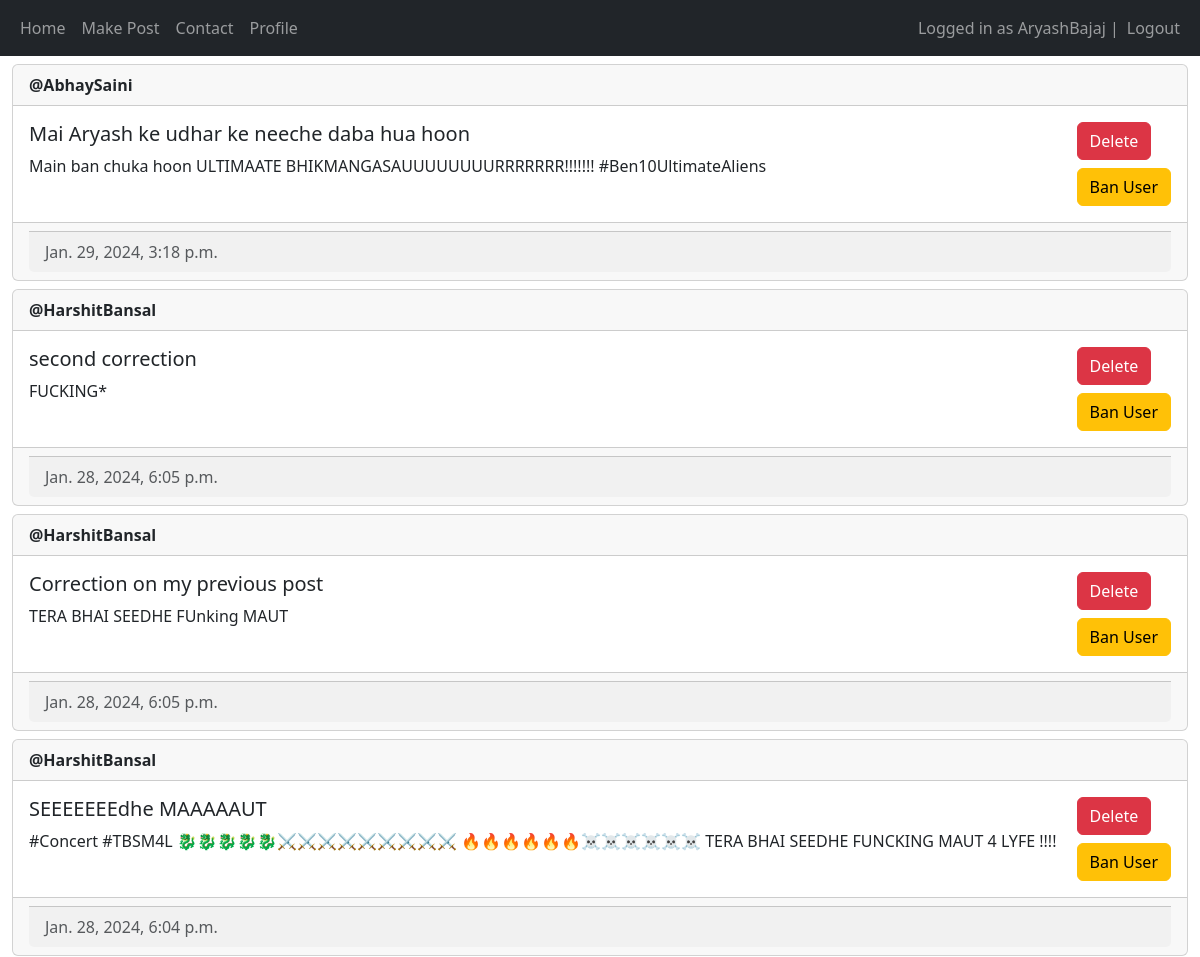
/ (signed in, upper part), run on an earlier commit of the app's database.
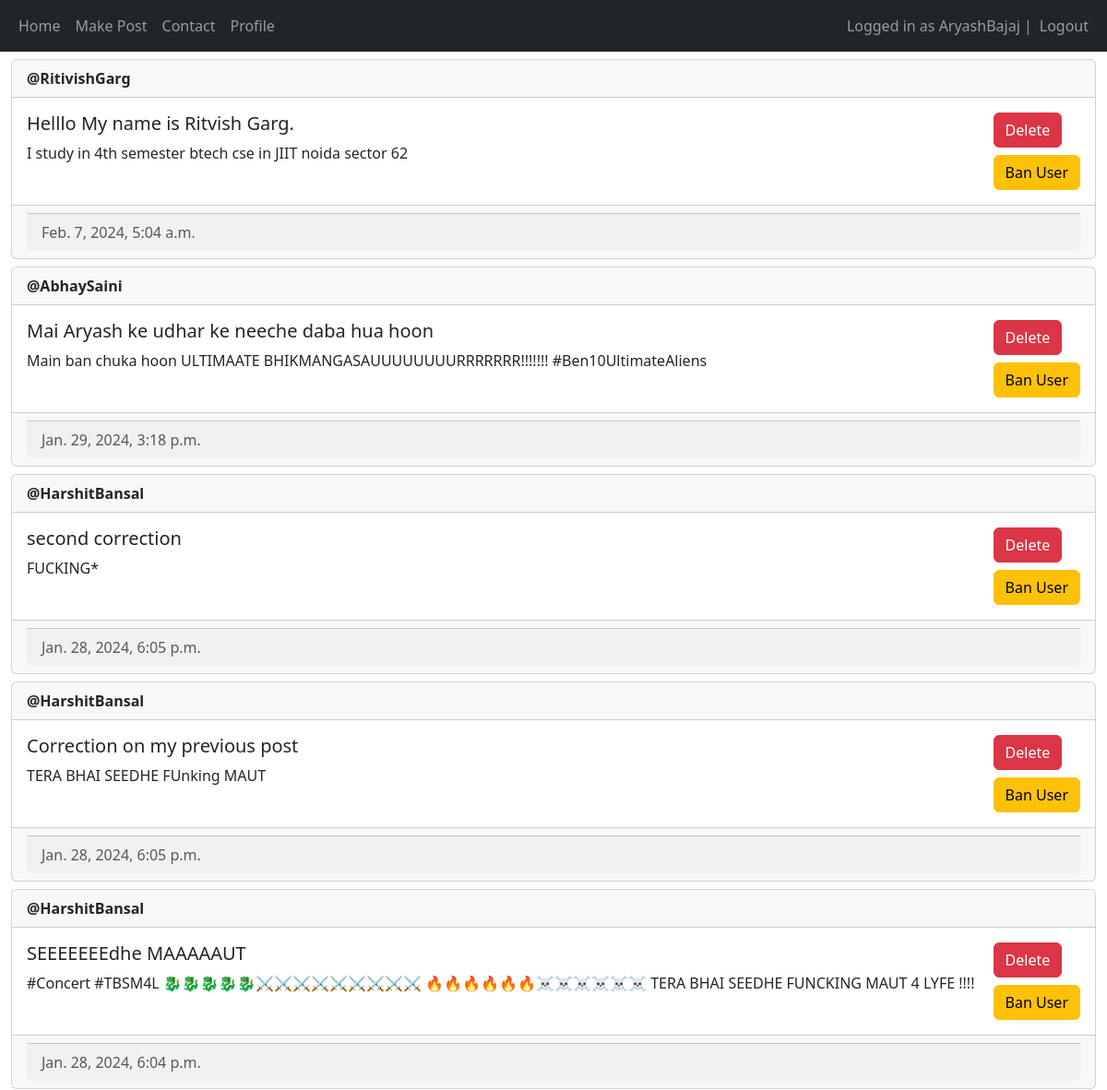
And on a later commit of the database.
### main/models.py (models this page shows, shortened)
class Post(models.Model) :
    author = models.ForeignKey(User, on_delete = models.CASCADE)
    title = models.CharField(max_length=200)
    description = models.TextField()
    created_at = models.DateTimeField(auto_now_add=True)
    updated_at = models.DateTimeField(auto_now= True)

### main/views.py (the view, shortened to what this page needs)
# urls.py: path('', views.home, name="home"),
@login_required(login_url = "/login")
def home(request) :
    posts = Post.objects.all().order_by("-created_at")
    return render(request, "main/home.html", {"posts" : posts})

### main/templates/main/home.html (shortened to what this page needs)
{% extends "main/base.html" %}
{% load crispy_forms_tags %}
{% block content %}
{% for post in posts %}
<div class="card mt-2">
    <div>
        <div>
        <a href = "profile/{{post.author.id}}" class="page-link">
        <div class="card-header"><strong>@{{ post.author.username }}</strong></div>
        </a>
        </div>
        <div>
        <a href = "view-post/{{post.id}}", class="page-link">
        <div class="card-body d-flex flex-row justify-content-between">
            <div>
                <h5 class="card-title">{{ post.title }}</h5>
                <p>{{post.description}}</p>
            </div>
            <div>
                {% if user == post.author or perms.main.delete_post %}
                    <form method="post">
                        <button type="submit" name="post-id" class="btn btn-danger" value="{{post.id}}">Delete</button>
                    </form>
                {% endif %}
                {% if user.is_staff %}
                    <form method="post">
                        {% if post.author %}
                            <button type="submit" name="user-id-ban" class="btn btn-warning mt-2" value="{{post.author.id}}">Ban User</button>
                        {% else %}
                            <button type="submit" name="user-id-unban" class="btn btn-primary mt-2" value="{{post.author.id}}">Unban User</button>
                        {% endif %}
                    </form>
                {% endif %}
            </div>
        </div>
        </a>
        </div>
    </div>
    <div class="card-footer text-muted">
        <div class="card-footer d-flex flex-row justify-content-between text-muted">
            <div>
                {{post.created_at}}
            </div>
        </div>
    </div>
</div>
{% empty %}
<p> No posts yet !!! </p>
{% endfor %}
{% endblock content %}

What changed in the data, as far as the page shows it:
added Post: author.username "RitivishGarg", title "Helllo My name is Ritvish Garg.", description "I study in 4th semester btech cse in JIIT noida sector 62", {{ post.id }} 18 (drawn), created_at "Feb. 7, 2024, 5:04 a.m."
